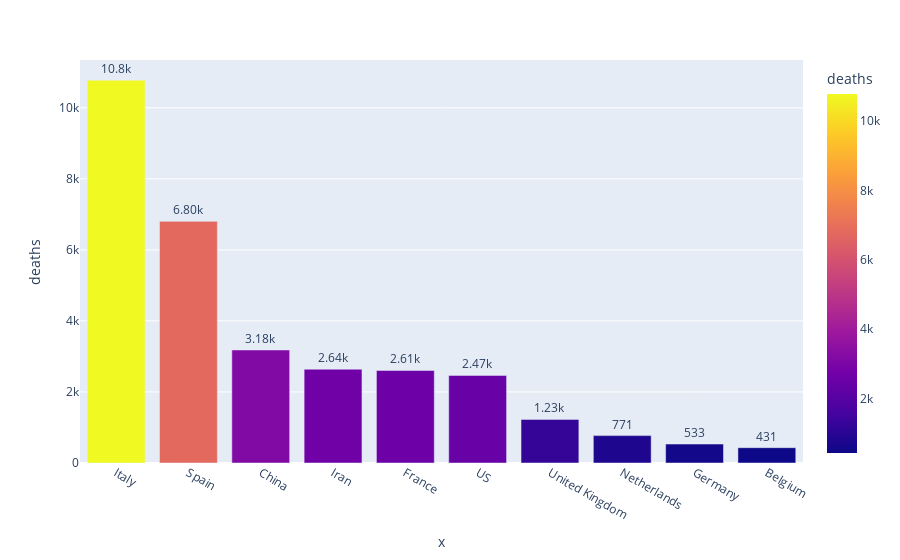

The notebook cell this image was saved under:
### Code cell
fig = px.bar(top_10_deaths, x=top_10_deaths.index, y='deaths', text='deaths', color='deaths')
fig.update_traces(texttemplate='%{text:.3s}', textposition='outside')
fig.update_layout(uniformtext_minsize=8, uniformtext_mode = 'hide')
fig.show()

### Figure 1 — Plotly figure (JSON) as saved in the notebook; plotly's stock layout.template omitted (floating-point values rounded to 4 significant figures)
{"data": [{"alignmentgroup": "True", "hoverlabel": {"namelength": 0}, "hovertemplate": "x=%{x}<br>deaths=%{marker.color}", "legendgroup": "", "marker": {"color": [10779, 6803, 3182, 2640, 2606, 2467, 1228, 771, 533, 431], "coloraxis": "coloraxis"}, "name": "", "offsetgroup": "", "orientation": "v", "showlegend": false, "text": [10779, 6803, 3182, 2640, 2606, 2467, 1228, 771, 533, 431], "textposition": "outside", "texttemplate": "%{text:.3s}", "type": "bar", "x": ["Italy", "Spain", "China", "Iran", "France", "US", "United Kingdom", "Netherlands", "Germany", "Belgium"], "xaxis": "x", "y": [10779, 6803, 3182, 2640, 2606, 2467, 1228, 771, 533, 431], "yaxis": "y"}], "layout": {"barmode": "relative", "coloraxis": {"colorbar": {"title": {"text": "deaths"}}, "colorscale": [[0, "#0d0887"], [0.1111, "#46039f"], [0.2222, "#7201a8"], [0.3333, "#9c179e"], [0.4444, "#bd3786"], [0.5556, "#d8576b"], [0.6667, "#ed7953"], [0.7778, "#fb9f3a"], [0.8889, "#fdca26"], [1, "#f0f921"]]}, "legend": {"tracegroupgap": 0}, "margin": {"t": 60}, "uniformtext": {"minsize": 8, "mode": "hide"}, "xaxis": {"anchor": "y", "domain": [0, 1], "title": {"text": "x"}}, "yaxis": {"anchor": "x", "domain": [0, 1], "title": {"text": "deaths"}}}}
